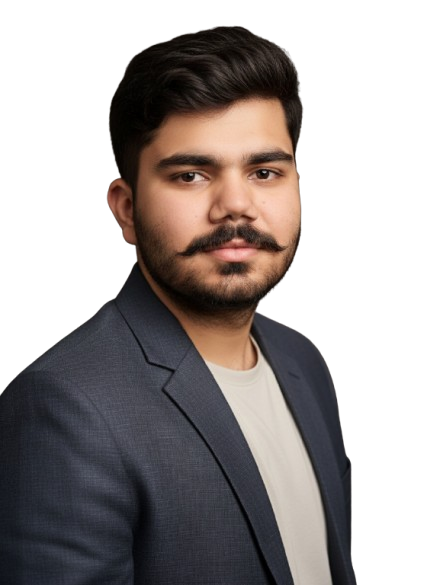
#> input picture src/components/assets/asad-portrait.png, 427 x 585 px
$ python generate-favicons.py
#> lines starting #> are read from the running program, lines starting #| are printed output that depends on the picture
"""Generate proportional face-focused portrait icons using Pillow."""
from pathlib import Path
from PIL import Image
root = Path(__file__).resolve().parents[1]
portrait = Image.open(root / "src/components/assets/asad-portrait.png").convert("RGBA")
#> portrait is the input picture: PIL image 427x585 RGBA; mean R, G, B, A 47.4, 41.2, 40.1, 139
# Complete head, with square padding rather than stretching.
head = portrait.crop((80, 12, 330, 322))
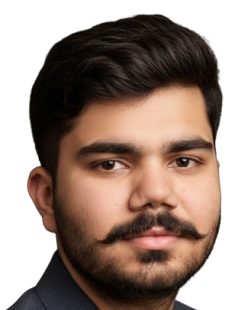
#> head: PIL image 250x310 RGBA; mean R, G, B, A 68.7, 50.3, 40.8, 163.2; transparent parts drawn white
icon = Image.new("RGBA", (330, 330), (0, 0, 0, 0))
#> icon: PIL image 330x330 RGBA; every value is 0
icon.alpha_composite(head, (40, 10))
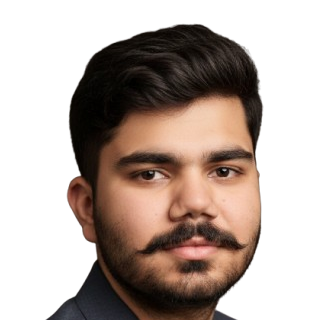
#> icon: PIL image 330x330 RGBA; mean R, G, B, A 48.9, 35.8, 29.1, 116.1; transparent parts drawn white
for name, size in {"favicon-16x16.png": 16, "favicon-32x32.png": 32, "favicon-48x48.png": 48, "apple-touch-icon.png": 180, "icon-192.png": 192, "icon-512.png": 512}.items():
    icon.resize((size, size), Image.Resampling.LANCZOS).save(root / "public" / name)
#> this loop made 6 passes
#> pass 1, `icon.resize((size, size), Image.Resampling.LANCZOS).save(root / "publi..`:
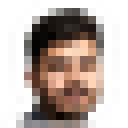
#> saved as favicon-16x16.png: PIL image 16x16 RGBA (shown 8 times larger); mean R, G, B, A 63, 46.8, 37.4, 116.4; transparent parts drawn white
#> pass 2, `icon.resize((size, size), Image.Resampling.LANCZOS).save(root / "publi..`:
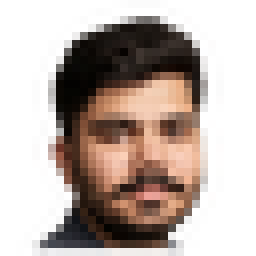
#> saved as favicon-32x32.png: PIL image 32x32 RGBA (shown 8 times larger); mean R, G, B, A 56.6, 40.3, 33.1, 116.2; transparent parts drawn white
icon.save(root / "public/favicon.ico", sizes=[(n, n) for n in (16, 24, 32, 48, 64, 128, 256)])
print("Generated portrait icons.")
